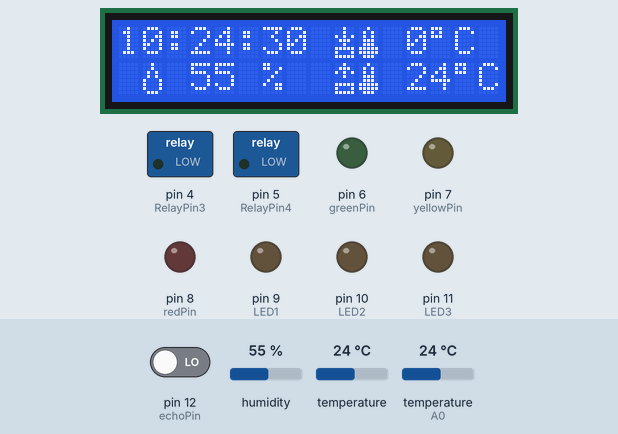
Simulated run of this sketch. Board: Arduino Uno, built with avr-gcc and run on an emulated ATmega328P. On the bench: 16×2 character LCD, switched loads named in the sketch (green lamp = pin HIGH), output pins drawn as LEDs (lit = HIGH). Wiring (inferred from the names in the program): DS3231 clock at I2C address 0x68. The test bench sets the inputs (shaded band); at power-on: humidity 55 %, temperature 24 °C, temperature (sensor on A0) 24 °C, pin 12 (echoPin) LOW. The local clock reads 2024-03-15 10:24:30 at power-on unless the sketch sets it; pins used as bus, display or sensor lines are not drawn; what the sketch prints to the serial monitor is not drawn.

Above: at 1.3 s.
1.4 s: humidity set to 22 %
At 4.4 s:
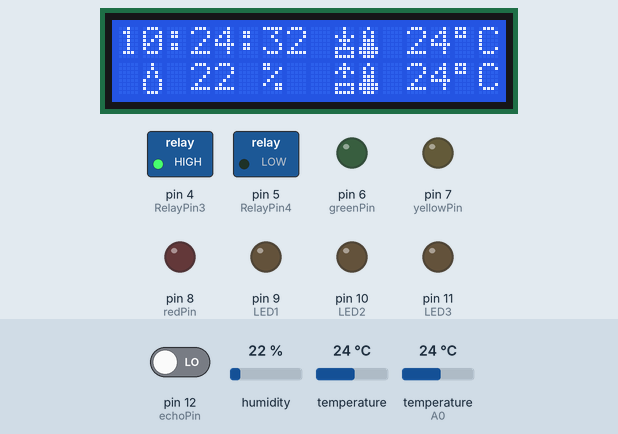
7.6 s: temperature (sensor 0) set to 27.3 °C
At 10.4 s:
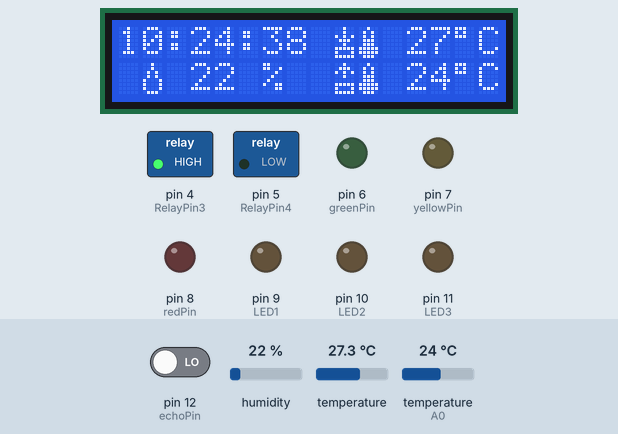
13.2 s: temperature (sensor 0) set to 28.3 °C
At 17.3 s:
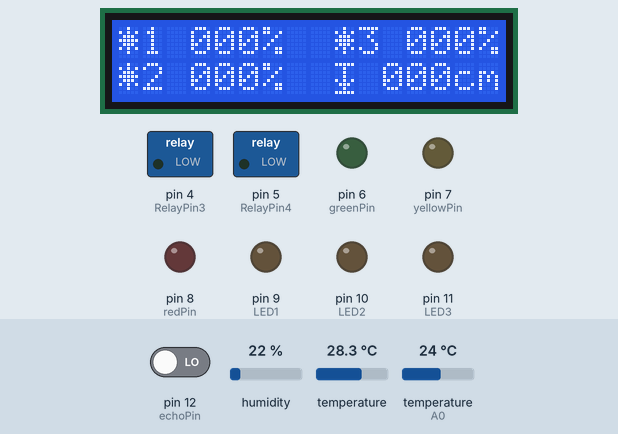
18.5 s: temperature (sensor on A0) set to 12 °C
At 24.6 s:
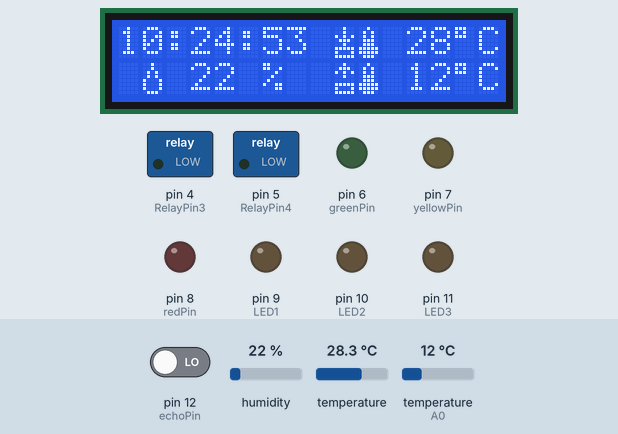
24.7 s: humidity set to 40 %
At 27.3 s:
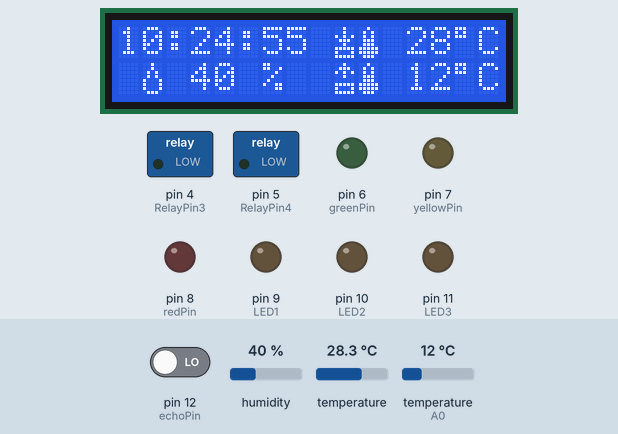
30.2 s: temperature (sensor 0) set to 12 °C
At 35.6 s:
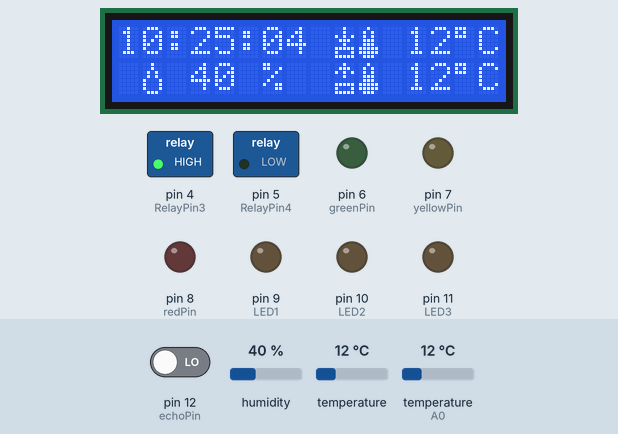
Timing chart, 0 to 36.4 s (numbered marks = the images above; inputs shaded):
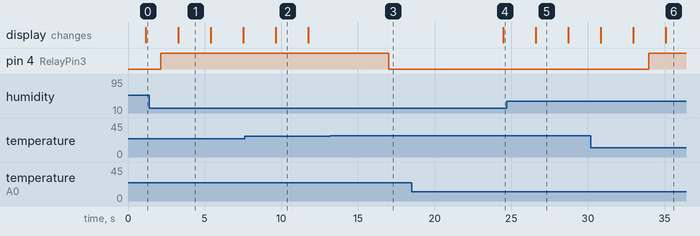

The sketch:

Aqua_Control_V4.ino
```cpp
// Aqua Control V3
// by Kalin Hristov
// This sketch was created by integrating open source sketches from various authors.
#include <Wire.h>
#include <Time.h>
#include <DS1307RTC.h>
#include <LCD.h>
#include <LiquidCrystal_I2C.h>
#include <DHT.h>

#define I2C_ADDR    0x27  //Дефиниране на I2C адрес на LCD с чип PCF8574T
//---(Адресиране на крачетата на чип PCF8574 )----
// This are different than earlier/different I2C LCD displays

#define Rs_pin  0
#define Rw_pin  1
#define En_pin  2
#define BACKLIGHT_PIN  3
#define D4_pin  4
#define D5_pin  5
#define D6_pin  6
#define D7_pin  7
//Флагове за включена и изключена подсветка
#define  LED_OFF  1
#define  LED_ON  0

#define greenPin  6 //Зелен диод на пин 6.
#define yellowPin 7// Жълт диод на пин 7.
#define redPin 8//Червен диод на пин 8.
#define echoPin 12//Ултрасоник ехо на пин 12.
#define trigPin 13// Утрасоник тригър на пин 13.
//Използвам Relay Board с 4 релета закачени съответно на 2,3,4 и 5 пин
int RelayPin3 = 4;// Управление на вентилатор през реле 3
int RelayPin4 = 5;//Управление на Помпа през реле 4

//int distance;//Дефиниране на променлива разстояние.
int CritTemp = 27; //температура при която се включва охлаждащият вентилатор
//Понеже библиотеката която използвам е за RTC1307 който не поддържа температура
//се налага дефиниране на адресите на термометъра
#define DS3231_I2C_ADDR             0x68
#define DS3231_TEMPERATURE_MSB      0x11// температурна стойносвт превди десетична запетая
#define DS3231_TEMPERATURE_LSB      0x12// температурна свтойновст следв десетична запетая
//Дефиниране на пин за устройство за измерване на температура и влажност
#define DHTPIN A0
#define DHTTYPE DHT22
DHT dht(DHTPIN, DHTTYPE);
//Дефиниране на променливи за измерване температурата на часовника
byte temp_msb;
byte temp_lsb;
//Дефениране на променливи и пиновете на които са закачени 3 LED канала
int LED1 = 9;
int LED2 =10;
int LED3 =11;
//Дефиниране на променливи са силата на осветлението.
int CH1;
int CH2;
int CH3;
int map1;
int map2;
int map3;
int map4;
//Дефиниране на променлива за отброяване циклите на лупа
//Използвам се като таймер за визуализиране на текст на дисплея.
int i;
/*-----(Обявяване на обекти на LCD )-----*/
LiquidCrystal_I2C  lcd(I2C_ADDR,En_pin,Rw_pin,Rs_pin,D4_pin,D5_pin,D6_pin,D7_pin);
// Създаване на символи термометър, капка,външна/вътрешна температура, LED канал и разстояние до обект
//Използвам иконките за да пестя място на дисплея, 32 /16х2/ се оказаха прекалено малко за моите нужди :)
byte termometer[8] = //икона термометър
{
    B00100,
    B01010,
    B01010,
    B01110,
    B01110,
    B11111,
    B11111,
    B01110
};

byte droplet[8] = //икона водна капка
{
    B00100,
    B00100,
    B01010,
    B01010,
    B10001,
    B10001,
    B10001,
    B01110,
};

byte internalTemp[8] = {//вътрешна температура, датчик на RTC модула
  0b00100,
  0b00100,
  0b10101,
  0b01110,
  0b00100,
  0b11111,
  0b10001,
  0b11111
};

byte outTemp[8] = { //външна температура, датчик DHT22
  0b00100,
  0b01110,
  0b10101,
  0b00100,
  0b00000,
  0b11111,
  0b10001,
  0b11111
};

byte LED[8] = { //иконка за LED канал
  0b00100,
  0b10101,
  0b01110,
  0b11111,
  0b01110,
  0b10101,
  0b00100,
  0b00000
};

byte Distance[8] = {//иконка за разстояние до обект
  0b11111,
  0b00100,
  0b00100,
  0b00100,
  0b10101,
  0b01110,
  0b00100,
  0b11111
};

void setup(){
 Serial.begin(9600);//стартиране на конзолата най-вече с цел дебъгинг
 Wire.begin();
  dht.begin();// инициализиране на сензор DHT22
 lcd.begin (16,2);  // инициализиране на LCD
// Включване на подсветката
 lcd.setBacklightPin(BACKLIGHT_PIN,POSITIVE);
 lcd.setBacklight(LED_ON);
//символи...
  lcd.createChar(1,termometer);
  lcd.createChar(2,droplet);
  lcd.createChar(3,internalTemp);
  lcd.createChar(4,outTemp);
  lcd.createChar(5,LED);
  lcd.createChar(6,Distance);

pinMode(greenPin, OUTPUT);//Стартиране на 5 пин в режим на предаване.
pinMode(yellowPin, OUTPUT);//Стартиране на 6 пин в режим на предаване.
pinMode(redPin, OUTPUT);//Стартиране на 7 пин в режим на предаване.
pinMode(echoPin, INPUT);//Стартиране на 8 пин в режим на приемане.
pinMode(trigPin, OUTPUT);//Стартиране на 9 пин в режим на предаване.
pinMode(RelayPin4, OUTPUT);//Стартиране на 10 пин в режим на предаване.
pinMode(RelayPin3, OUTPUT);// на 3 реле е закачен вентилатора
pinMode(LED1, OUTPUT);
pinMode(LED2, OUTPUT);
pinMode(LED3, OUTPUT);


}

void loop(){
//Настройки на дисплея
   tmElements_t tm;
   lcd.backlight();  //Backlight ON if under program control
   RTC.read(tm);
// Отчитане на температурата и влажноста. Отнема около 250 милисекунди!
// Дефиниране на променливи за температура и влажност.
//Използвам променливи за да пестя място на дисплея. По-надолу съм дефинирал флоут за конзолата.
  int h = dht.readHumidity();
//Температурата се отчита в градуси по Целзий по подразбиране.
  int t = dht.readTemperature();
//Настройки за утразвуковият датчик и управление на помпата
 int duration;
 int distance;
digitalWrite(trigPin, LOW);//Изпращане на импус за измерване на разстояние.
delayMicroseconds(2);//изчакване на импулса.
digitalWrite(trigPin, HIGH);//Приемане на импулса.
delayMicroseconds(10);//Изчакване.
duration = pulseIn(echoPin,HIGH);//пресмятане продължителноста на пътуване на импулса.
distance = (duration/2)/29.1; //Пресмятане на разстоянието в см. спрямо времето на пътуване на импулса.
 //Отброяване на циклите на лупа. 1 цикъл е равен на 1 секунда заради закъснението от 990 милисекунди.
 if (i++ > 10) i = 0;
 // Поради ограничения размер на дисплея съм разделил информацията която искам да се вижда на две групи
 //всеки пакет инфо се се вижда приблизтелно по 5 секунди.
  if(i<=5){
    lcd.clear();
    lcd.setCursor(0,0); //Стариране на писането на  позиция 0 ред 0
    print2digits(tm.Hour);
    lcd.print(':');
    print2digits(tm.Minute);
    lcd.print(':');
    print2digits(tm.Second);
    lcd.setCursor(9,0);
    lcd.write(3);
    lcd.write(1);
    lcd.print(" ");
    lcd.print(temp_msb);
    lcd.print(char(223));
    lcd.print("C");

    lcd.setCursor(1,1); //Стариране на писането на  позиция 0 ред 1
    //lcd.print(tm.Day);
    //lcd.print('/');
    //lcd.print(tm.Month);
   // lcd.print('/');
    //lcd.print(tmYearToCalendar(tm.Year));
    lcd.write(2);
    lcd.print(" ");
    lcd.print(h);
    lcd.print(" %");

    lcd.setCursor(9,1);
    lcd.write(4);
    lcd.write(1);
    lcd.print(" ");
    lcd.print(t);
    lcd.print(char(223));
    lcd.print("C");
    }

 else{
  lcd.clear();
  lcd.setCursor(0,0);
  lcd.write(5);
  lcd.print("1 ");
  print3digits(CH1);
  lcd.print("% ");
  lcd.setCursor(9,0);
  lcd.write(5);
  lcd.print("3 ");
  print3digits(CH3);
  lcd.print("%");
  lcd.setCursor(0,1);
  lcd.write(5);
  lcd.print("2 ");
  print3digits(CH2);
  lcd.print("% ");
  lcd.setCursor(9,1);
  lcd.write(6);
  lcd.print(" ");
  print3digits(distance);
  lcd.print("cm");
 }
   delay(990);


   //PWM настройки на трите канала управляващи ЛЕД осветление
   //Използвам мап функция като зависимоста е между минути и аналогово писане на пина
   //Тъй като времето не може да е повече от 60 мин. съм разделил писането на 2 равни интервала
   //за да постигна двучасово плавно светване и изгасване на LED-a.
 if(tm.Hour ==12) analogWrite(LED1, map(tm.Minute, 0,59,0,125));
 if(tm.Hour ==13) analogWrite(LED1, map(tm.Minute, 0,59,126,255));
   if(tm.Hour ==13) analogWrite(LED2, map(tm.Minute, 0,59,0,125));
   if(tm.Hour ==14) analogWrite(LED2, map(tm.Minute, 0,59,126,255));
 if(tm.Hour ==12) analogWrite(LED3, map(tm.Minute, 0,59,0,125));
 if(tm.Hour ==13) analogWrite(LED3, map(tm.Minute, 0,59,126,255));
 //Тъй като мап функцията функционира само в периода за който е дефинирана за да няма проблеми/например при рестарт на ардуино/
 //в помеждутъка между изгрева и залеза дефинирам максимално напрежение на трите канала.
   if(tm.Hour>13&&tm.Hour<19) digitalWrite(LED1, HIGH);
   if(tm.Hour>=15&&tm.Hour<19) digitalWrite(LED2, HIGH);
   if(tm.Hour>13&&tm.Hour<20) digitalWrite(LED3, HIGH);
   //От тук започва залеза.
 if(tm.Hour ==19) analogWrite(LED1, map(tm.Minute, 0,59,255,126));
 if(tm.Hour ==20) analogWrite(LED1, map(tm.Minute, 0,59,125,0));
   if(tm.Hour ==19) analogWrite(LED2, map(tm.Minute, 0,59,255,126));
   if(tm.Hour ==20) analogWrite(LED2, map(tm.Minute, 0,59,125,0));
 if(tm.Hour ==20) analogWrite(LED3, map(tm.Minute, 0,59,255,126));
 if(tm.Hour ==21) analogWrite(LED3, map(tm.Minute, 0,59,125,0));

//Сила на осветлението в %
// Тъй като не съм дефинирал променливи за начален час на изгрев и залез
//визуализирането на силата на осветление и неговата стойност не са пряко свързани
//просто съм използвал една и съща зависимост, т.е. за да са еднакви стойностите
//то часовете трябва да са еднакви и при двете функции
map1 = map(tm.Minute, 0, 59, 0 ,50);
map2 = map(tm.Minute, 0, 59, 51, 100);
map3 = map(tm.Minute, 0, 59, 100, 51);
map4 = map(tm.Minute, 0, 59, 50, 0);

if(tm.Hour>=1 && tm.Hour<12){(CH1=0);}
if(tm.Hour>=21 && tm.Hour<=24) {(CH1=0);}

if(tm.Hour>=1 && tm.Hour<13){(CH2=0);}
if(tm.Hour>=21 && tm.Hour<=24) {(CH2=0);}

if(tm.Hour>=1 && tm.Hour<12){(CH3=0);}
if(tm.Hour>21 && tm.Hour<=24) {(CH3=0);}

if(tm.Hour==12){(CH1=map1);}
if(tm.Hour==13){(CH1=map2);}

if(tm.Hour==13){(CH2=map1);}
if(tm.Hour==14){(CH2=map2);}

if(tm.Hour==12){(CH3=map1);}
if(tm.Hour==13){(CH3=map2);}

if(tm.Hour==19){(CH1=map3);}
if(tm.Hour==20){(CH1=map4);}

if(tm.Hour==19){(CH2=map3);}
if(tm.Hour==20){(CH2=map4);}

if(tm.Hour==20){(CH3=map3);}
if(tm.Hour==21){(CH3=map4);}

if(tm.Hour>=14 && tm.Hour<19){(CH1=100);}
if(tm.Hour>=15 && tm.Hour<19){(CH2=100);}
if(tm.Hour>=14 && tm.Hour<20){(CH3=100);}
//визуализиране на силата на свттлината в проценти
Serial.print("LED#1-PWM =");
Serial.print(CH1);
Serial.print("%  ");
Serial.print("LED#2-PWM =");
Serial.print(CH2);
Serial.print("%  ");
Serial.print("LED#3-PWM =");
Serial.print(CH3);
Serial.println("%  ");


if (distance>=20&&distance>=15){digitalWrite(greenPin, HIGH); } //Включване на зеления ЛЕД при определено разстояние в см.
 else{digitalWrite(greenPin, LOW);}//Ако разстоянието не отговаря на горното условие зеленият ЛЕД е изключен.

if (distance<15&&distance>=4){ digitalWrite(yellowPin, HIGH);} //Включване на жълтия ЛЕД при определено разстояние в см.
 else{digitalWrite(yellowPin, LOW);}//Ако разстоянието не отговаря на горното условие жълтият ЛЕД е изключен

if (distance<4&&distance>=1){digitalWrite(redPin, HIGH);}//Включване на червения ЛЕД при определено разстояние в см.
 else{digitalWrite(redPin, LOW);}//Ако разстоянието не отговаря на горното условие червеният ЛЕД е изключен.

if (distance<=3){digitalWrite(RelayPin4, LOW);}//При разтояние по-малко или равно на....см. помпата се изключва.
 else{digitalWrite(RelayPin4, HIGH);}//Ако горното условие не е изпълнено помпата стои включена.

if (distance>120||distance<=0){Serial.println("Out of Range");}// Дефиниране на диапазона "Извън обхват" който се показва чрез сериния порт.

if (distance<=2){Serial.println("Critical Level");}//Дефиниране на "Критично ниво".
 else{
  Serial.print("Distance to object = ");
  Serial.print(distance);
  Serial.println("cm");}//Ако горните условия не са изпълнени на сериният порт ще се показват стойностите за разстояние в см.


//Управление на охлаждащият ветилатор чрез температурата RTC модула (msb е температурата преди десетичната запетая)
if(temp_msb>CritTemp){digitalWrite(RelayPin3, LOW);}
else {digitalWrite(RelayPin3, HIGH);}


//Визуализиране на температурата на RTC модула
  temp_msb = DS3231_get_MSB();
  temp_lsb = DS3231_get_LSB();
  Serial.print("Internal Clock temperature = ");
  Serial.print(temp_msb);

 switch(temp_lsb){
 case 0:
  Serial.print(".00");
 break;
 case 1 :
  Serial.print(".25");
 break;
 case 2:
  Serial.print(".50");
 break;
 case 3:
  Serial.print(".75");
 break;
 }
  Serial.print(char(176));
  Serial.println("C ");
//Дефиниране на флоут за температура и влажност които ще се показват в конзолата
float T = dht.readTemperature();
float H = dht.readHumidity();
  Serial.print("Humidity: ");
  Serial.print(H);
  Serial.print(" %\t");
  Serial.print("Temperature: ");
  Serial.print(T);
  Serial.print(char(176));
  Serial.println("C ");

}
//Отчитане на температурата на часовника.
byte DS3231_get_MSB(){
  Wire.beginTransmission(DS3231_I2C_ADDR);
  Wire.write(DS3231_TEMPERATURE_MSB);
  Wire.endTransmission();

  Wire.requestFrom(DS3231_I2C_ADDR, 1);
  temp_msb = Wire.read();

}

byte DS3231_get_LSB(){

  Wire.beginTransmission(DS3231_I2C_ADDR);
  Wire.write(DS3231_TEMPERATURE_LSB);
  Wire.endTransmission();

  Wire.requestFrom(DS3231_I2C_ADDR, 1);
  temp_lsb = Wire.read() >> 6;


}
//Визуализиране на стойности между 0 и като двуцифрени т.е. 01,02 и т.н.
void print2digits(int number) {
  if (number >= 0 && number < 10) {
    lcd.print('0');
  }
  lcd.print(number);
}
//идеята е същата както при горното правило но в случая правилото се отнася за
// трицифрени числа, и двете правила имат чисто естетически характер
//използват че за по-прегледно изобразяване на инфото на дисплея
void print3digits (int number) {
  if (number >=0 && number< 10){
    lcd.print("00");}
  if (number >9 && number <100){
    lcd.print("0");}
    lcd.print(number);
}
```

Measured:
- the behaviour switches between 27.8 and 27.9 °C on temperature (sensor 0) (found by bisection; images 2 and 3)
- after the input at 13.2 s, pin 4 (RelayPin3): HIGH → LOW after 3.8 s
- after the input at 18.5 s, the display: changes after 6.0 s (image 4)
- after the input at 30.2 s, pin 4 (RelayPin3): LOW → HIGH after 3.8 s
- what the display in image 1 shows lasts 2.1 s, from 3.3 s to 5.4 s
